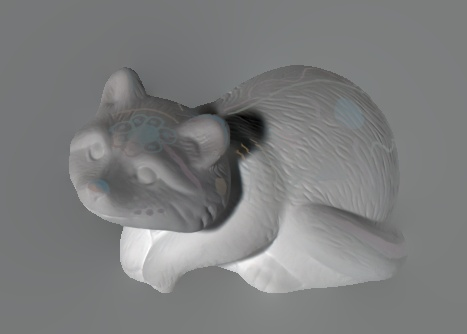
#> input picture fig/light0.jpg, 467 x 334 px
$ python demo.py --dir fig   (older library calls are emulated)
#> lines starting #> are read from the running program, lines starting #| are printed output that depends on the picture
### util.py
import numpy as np
from scipy import signal
import matplotlib.pyplot as plt
import cv2
import os
import glob

def getImgs(dir_path, color=False, pattern="*"):
#> called with dir_path = 'fig', color = True, pattern = '*'
    img_list = glob.glob(os.path.join(dir_path,pattern))
    imgs = []
    color_flag = cv2.IMREAD_GRAYSCALE if not color else cv2.IMREAD_COLOR
    for img_path in img_list:
        img = cv2.imread(img_path, color_flag)
#> img is the input picture: shape (334, 467, 3); mean B, G, R 125.8, 125.7, 124.6
        imgs.append(img)
    return np.array(imgs)

def zeroPadding(imgs, num=None):
    if num is None: num = 1

    imgs[:,:,:num] = 0
    imgs[:,:num,:] = 0
    imgs[:,-num:,:] = 0
    imgs[:,:,-num:] = 0

    return imgs

def getAlbedo(bigIm1, invKhat=None):
    dxs = np.zeros(bigIm1.shape)
    dys = np.zeros(bigIm1.shape)

    for i in range(bigIm1.shape[0]):
        if np.ndim(bigIm1[0]) == 2:
            dx = signal.convolve2d(bigIm1[i,:,:], np.atleast_2d([0, 1, -1]), mode='same')
            dy = signal.convolve2d(bigIm1[i,:,:], np.atleast_2d([0, 1, -1]).T, mode='same')
            dxs[i,:,:] = dx
            dys[i,:,:] = dy

        elif np.ndim(bigIm1[0]) == 3:
            for c in range(bigIm1[i].shape[-1]):
                dx = signal.convolve2d(bigIm1[i,:,:,c], np.atleast_2d([0, 1, -1]), mode='same')
                dy = signal.convolve2d(bigIm1[i,:,:,c], np.atleast_2d([0, 1, -1]).T, mode='same')
                dxs[i,:,:,c] = dx
                dys[i,:,:,c] = dy

    dx = np.median(dxs, axis=0)
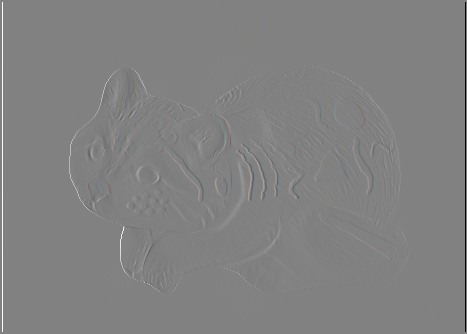
#> dx: shape (334, 467, 3) float64; mean of channels 0, 1, 2 0, 0, 0; drawn with min black and max white
    dy = np.median(dys, axis=0)

    if invKhat is None: imR, invKhat = reconsEdge3(dx, dy)
    else: imR=reconsEdge3(dx,dy,invKhat)

    return imR, dxs, dys, dx, dy, invKhat

def reconsEdge3(dx, dy, invKhat=None):
    # given dx dy reconstruct image
    # here we do the convolutions using FFT2
    if np.ndim(dx) == 2:
        img = np.zeros(dx.shape)
        sx, sy = dx.shape
        max_size = max(sx, sy)

        if invKhat is None:
            invK = invDel2(2*max_size)
            invKhat = np.fft.fft2(invK)

        imgX = signal.convolve2d(dx, np.atleast_2d([0,1,-1])[:,::-1], mode='same')
        imgY = signal.convolve2d(dy, np.atleast_2d([0,1,-1]).T[::-1,:], mode='same')

        imgS = imgX+imgY

        imgShat = np.fft.fft2(imgS, s=[2*max_size, 2*max_size])
        img = np.real(np.fft.ifft2(imgShat*invKhat))
        img = img[max_size:max_size+sx, max_size:max_size+sy]

    elif np.ndim(dx) == 3:
        if invKhat is None:
            img = np.zeros(dx.shape)
            invKhats = []
            for c in range(dx.shape[-1]):
                img[:,:,c], invKhat = reconsEdge3(dx[:,:,c], dy[:,:,c])
                invKhats.append(invKhat)
#> this loop made 3 passes
#> pass 1, in reconsEdge3 (call 2), `imgS = imgX+imgY`:
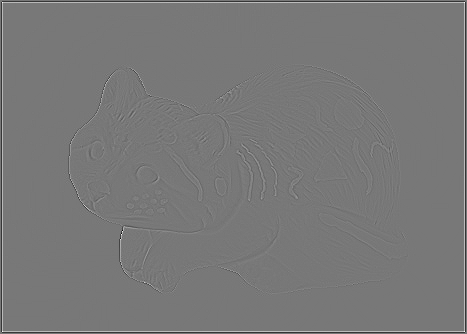
#> imgS: shape (334, 467) float64; min -230, max 257, mean 0; drawn with min black and max white
#> pass 1, in reconsEdge3 (call 2), `img = np.real(np.fft.ifft2(imgShat*invKhat))`:
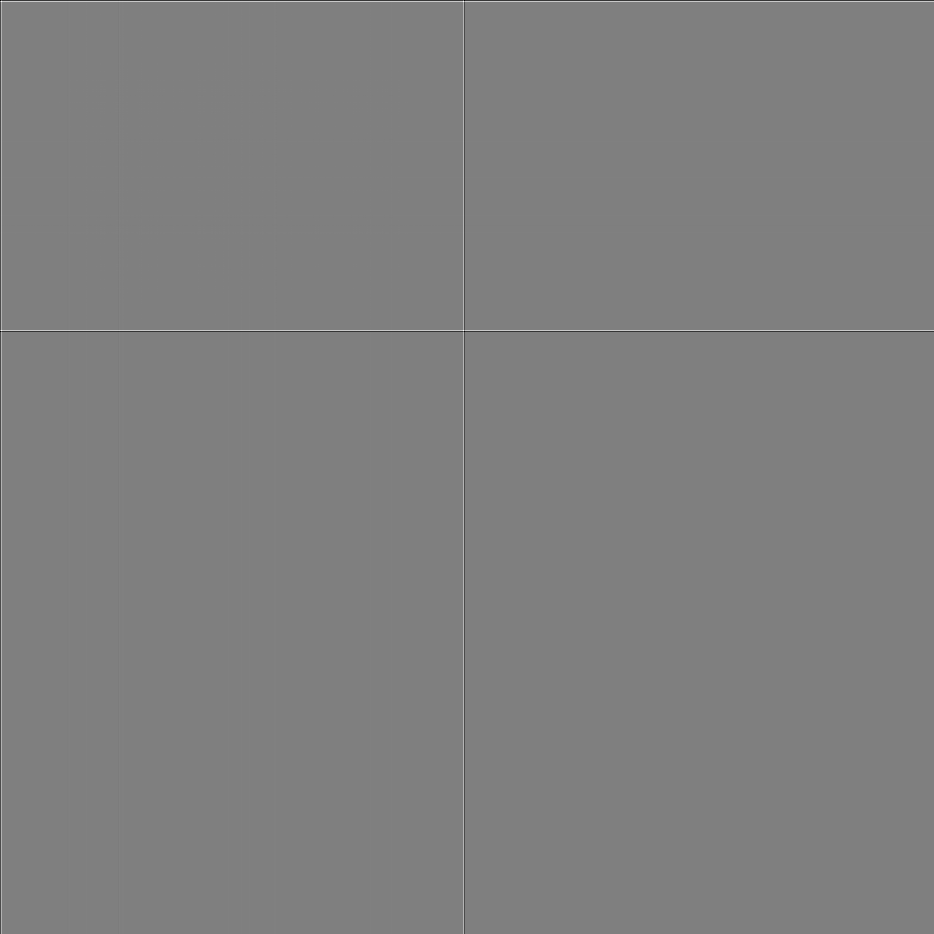
#> img: shape (934, 934) float64; min -3.76e+13, max 3.75e+13, mean 0; drawn with min black and max white
#> after the loop:
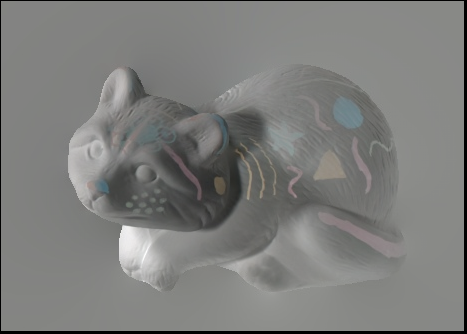
#> img: shape (334, 467, 3) float64; mean of channels 0, 1, 2 123.7, 125.6, 125.1; drawn as B, G, R
#> after the loop, invKhats = 3 items
            invKhat = np.transpose(np.array(invKhats), (1,2,0))
        else:
            img = np.zeros(dx.shape)
            for c in range(dx.shape[-1]):
                img[:,:,c], _ = reconsEdge3(dx[:,:,c], dy[:,:,c], invKhat[:,:,c])

    img = cv2.normalize(src=img, dst=None, alpha=0, beta=255, norm_type=cv2.NORM_MINMAX, dtype=cv2.CV_8U)

    return img, invKhat

def invDel2(img_size, color=False):
    if not color:
        K = np.zeros((img_size, img_size))
        K[img_size//2, img_size//2] = -4
        K[img_size//2 + 1, img_size//2] = 1
        K[img_size//2, img_size//2 + 1] = 1
        K[img_size//2 - 1, img_size//2] = 1
        K[img_size//2, img_size//2 - 1] = 1

        Khat = np.fft.fft2(K)
        I = np.nonzero(Khat == 0)
        Khat[I] = 1
        invKhat = 1/Khat
        invKhat[I] = 0
        invK = np.fft.ifft2(invKhat)
        invK = -np.real(invK)
        invK = signal.convolve2d(invK, np.array([[1,0,0],[0,0,0],[0,0,0]]), mode='same') # shift by one
    else:
        invK = np.zeros((img_size, img_size, 3))
        for c in range(3):
            invK[:,:,c] = invDel2(img_size)
    return invK

### demo.py
import numpy as np
import util as U
import matplotlib.pyplot as plt
import argparse
import cv2

def main():
    parser = argparse.ArgumentParser()
    parser.add_argument('--dir', type=str, default="")

    args = parser.parse_args()
    if args.dir:
        with_image(args.dir)
    else:
        figure4()

# [66 lines left out: function figure4, not called in this run]

def with_image(dir_path):
    imgs = U.getImgs(dir_path, color=True)

    # and now get albedo
    # for boundary conditions we assume the boundary of the image
    # is set to zero
    imgs = U.zeroPadding(imgs, 2)

    imR, dxs, dys, dx, dy, invKhat = U.getAlbedo(imgs)

    # to get lighting we subtract median lighting from the gradient
    # and reconstruct

    for idx in range(len(imgs)):
        light1, _ = U.reconsEdge3(dxs[idx]-dx, dys[idx]-dy, invKhat)

        _, axs = plt.subplots(3)
        axs[0].imshow(cv2.cvtColor(imgs[idx], cv2.COLOR_BGR2RGB))
        axs[0].set_title(f"imgs{idx}")
        axs[0].set_xticks([])
        axs[0].set_yticks([])
        axs[1].imshow(cv2.cvtColor(imR,cv2.COLOR_BGR2RGB))
        axs[1].set_title("reflectance")
        axs[1].set_xticks([])
        axs[1].set_yticks([])
        axs[2].imshow(cv2.cvtColor(light1, cv2.COLOR_BGR2RGB))
        axs[2].set_title(f"illum{idx}")
        axs[2].set_xticks([])
        axs[2].set_yticks([])
        plt.tight_layout()
        plt.show()
#> this loop made 2 passes
#> pass 1, in reconsEdge3 (call 6), `imgX = signal.convolve2d(dx, np.atleast_2d([0,1,-1])[:,::-1], mode='sa..`:
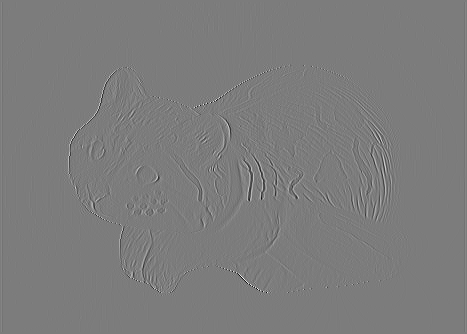
#> imgX: shape (334, 467) float64; min -58.5, max 61, mean 0; drawn with min black and max white
#> pass 1, in with_image, `plt.show()`:
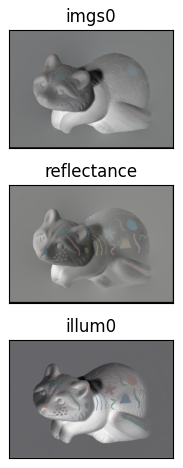
#> figure drawn by matplotlib, 3 panels
#> after the loop:
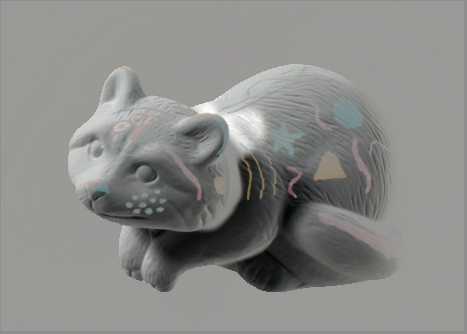
#> light1: shape (334, 467, 3); mean of channels 0, 1, 2 135.8, 138.2, 137.8; drawn as B, G, R
    return

if __name__ == "__main__":
    main()
